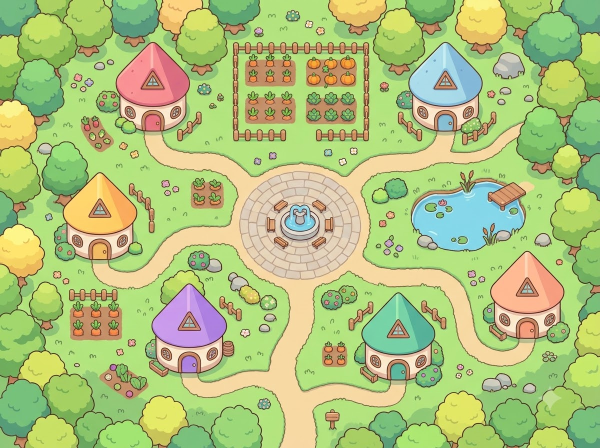
#> input picture assets/img/flow/map-a.jpg, 1200 x 896 px (shown at 1/2 size)
$ python house_find.py
#> lines starting #> are read from the running program, lines starting #| are printed output that depends on the picture
from PIL import Image
img = Image.open("assets/img/flow/map-a.jpg").convert("RGB")
#> img is the input picture: PIL image 1200x896 RGB; mean R, G, B 175.2, 195.2, 124.2
W, H = img.size
#> W = 1200; H = 896
small = img.resize((150, 112))
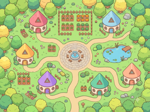
#> small: PIL image 150x112 RGB; mean R, G, B 175.2, 195.2, 124.2
px = small.load()
sat = []
for y in range(112):
    row = []
    for x in range(150):
        r, g, b = px[x, y]
        mx, mn = max(r, g, b), min(r, g, b)
        row.append(mx - mn)
    sat.append(row)
#> after the loop, sat = 112 items
seen = [[False] * 150 for _ in range(112)]
comps = []
for y in range(112):
    for x in range(150):
        if seen[y][x] or sat[y][x] < 70:
            continue
        stack = [(x, y)]
        seen[y][x] = True
        xs, ys, rs, gs, bs, n = [], [], 0, 0, 0, 0
        while stack:
            cx, cy = stack.pop()
            xs.append(cx); ys.append(cy); n += 1
            r, g, b = px[cx, cy]
            rs += r; gs += g; bs += b
            for nx, ny in ((cx+1, cy), (cx-1, cy), (cx, cy+1), (cx, cy-1)):
                if 0 <= nx < 150 and 0 <= ny < 112 and not seen[ny][nx] and sat[ny][nx] >= 70:
                    seen[ny][nx] = True
                    stack.append((nx, ny))
        if n >= 25:
            comps.append((n, sum(xs)/n/150, sum(ys)/n/112, rs/n, gs/n, bs/n))
#> after the loop, comps = 12 items; seen = 112 items
comps.sort(reverse=True)
for c in comps[:12]:
    print("size=%d x=%.2f y=%.2f rgb=(%d,%d,%d)" % c)
#> this loop made 12 passes
#> c on passes 1 to 12: (12586, 0.489, 0.5, 180.2, 203.9, 120.2), (142, 0.312, 0.71, 191.6, 145.3, 230.3), (52, 0.974, 0.953, 113.2, 185.9, 122.9), (48, 0.771, 0.165, 136.8, 189.2, 218.6), (47, 0.386, 0.0165, 107.8, 180.5, 114.1), (44, 0.0198, 0.0229, 112.1, 183.3, 129), (43, 0.219, 0.0185, 121.1, 193, 129.8), (38, 0.968, 0.0186, 113.3, 185.3, 130.8), (34, 0.315, 0.978, 119.2, 190.8, 123.8), (27, 0.164, 0.554, 200.9, 148.4, 92.52), (25, 0.642, 0.946, 118.2, 190.2, 123.2), (25, 0.252, 0.269, 196.3, 112.8, 104.8)
#| size=12586 x=0.49 y=0.50 rgb=(180,203,120)
#| size=142 x=0.31 y=0.71 rgb=(191,145,230)
#| size=52 x=0.97 y=0.95 rgb=(113,185,122)
#| size=48 x=0.77 y=0.16 rgb=(136,189,218)
#| size=47 x=0.39 y=0.02 rgb=(107,180,114)
#| size=44 x=0.02 y=0.02 rgb=(112,183,129)
#| size=43 x=0.22 y=0.02 rgb=(121,193,129)
#| size=38 x=0.97 y=0.02 rgb=(113,185,130)
#> (further printed lines are left out)

$ run again, with assets/img/flow/bosses-sheet.jpg copied over assets/img/flow/map-a.jpg
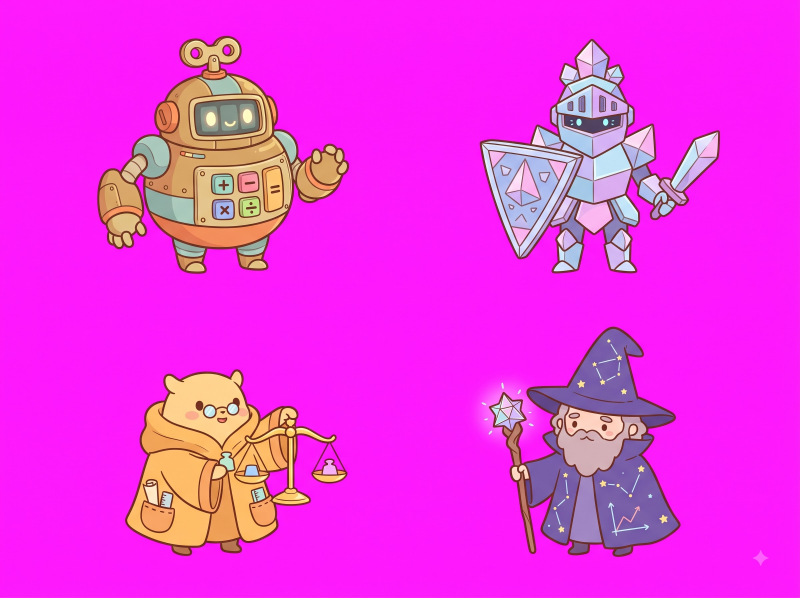
#> input picture assets/img/flow/bosses-sheet.jpg, 2400 x 1792 px (shown at 1/3 size)
#> img is the input picture: PIL image 2400x1792 RGB; mean R, G, B 237.7, 51.4, 226.7
#> `small = img.resize((150, 112))`:
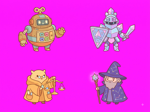
#> small: PIL image 150x112 RGB; mean R, G, B 237.6, 51.4, 226.6
#> after the loop `for y in range(112):`: sat = 112 items
#> after the loop `for y in range(112):`: comps = [(15070, 0.48, 0.501, 245.5, 40.16, 232.4)]; seen = 112 items
#> the loop `for c in comps[:12]:` made 1 pass
#> (printed output is left out)
